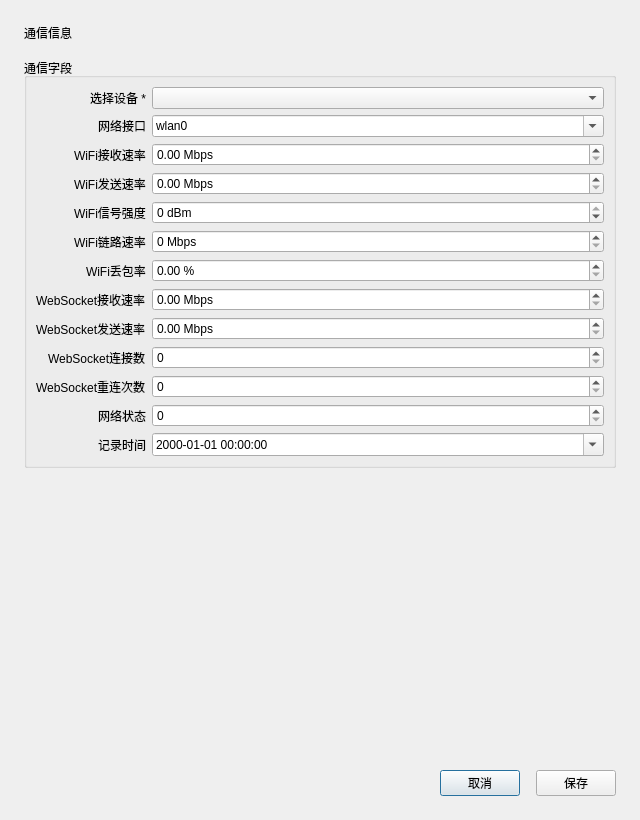
<?xml version="1.0" encoding="UTF-8"?>
<ui version="4.0">
 <class>CommunicationDialog</class>
 <widget class="QDialog" name="CommunicationDialog">
  <property name="geometry"><rect><x>0</x><y>0</y><width>640</width><height>820</height></rect></property>
  <property name="minimumSize"><size><width>560</width><height>680</height></size></property>
  <property name="windowTitle"><string>通信信息</string></property>
  <property name="modal"><bool>true</bool></property>
  <layout class="QVBoxLayout" name="mainLayout">
   <property name="spacing"><number>16</number></property>
   <property name="leftMargin"><number>24</number></property>
   <property name="topMargin"><number>24</number></property>
   <property name="rightMargin"><number>24</number></property>
   <property name="bottomMargin"><number>24</number></property>
   <item><widget class="QLabel" name="titleLabel"><property name="text"><string>通信信息</string></property><property name="objectName"><string notr="true">titleLabel</string></property></widget></item>
   <item>
    <widget class="QGroupBox" name="groupBox">
     <property name="title"><string>通信字段</string></property>
     <layout class="QFormLayout" name="formLayout">
      <property name="labelAlignment"><set>Qt::AlignRight|Qt::AlignTrailing|Qt::AlignVCenter</set></property>
      <item row="0" column="0"><widget class="QLabel" name="labelDevice"><property name="text"><string>选择设备 *</string></property></widget></item>
      <item row="0" column="1"><widget class="QComboBox" name="deviceCombo"/></item>
      <item row="1" column="0"><widget class="QLabel" name="labelIface"><property name="text"><string>网络接口</string></property></widget></item>
      <item row="1" column="1"><widget class="QComboBox" name="ifaceCombo"><property name="editable"><bool>true</bool></property><item><property name="text"><string>wlan0</string></property></item><item><property name="text"><string>eth0</string></property></item><item><property name="text"><string>docker0</string></property></item></widget></item>
      <item row="2" column="0"><widget class="QLabel" name="labelWifiRx"><property name="text"><string>WiFi接收速率</string></property></widget></item>
      <item row="2" column="1"><widget class="QDoubleSpinBox" name="wifiRxSpin"><property name="decimals"><number>2</number></property><property name="maximum"><double>100000.000000000000000</double></property><property name="suffix"><string> Mbps</string></property></widget></item>
      <item row="3" column="0"><widget class="QLabel" name="labelWifiTx"><property name="text"><string>WiFi发送速率</string></property></widget></item>
      <item row="3" column="1"><widget class="QDoubleSpinBox" name="wifiTxSpin"><property name="decimals"><number>2</number></property><property name="maximum"><double>100000.000000000000000</double></property><property name="suffix"><string> Mbps</string></property></widget></item>
      <item row="4" column="0"><widget class="QLabel" name="labelRssi"><property name="text"><string>WiFi信号强度</string></property></widget></item>
      <item row="4" column="1"><widget class="QSpinBox" name="wifiRssiSpin"><property name="minimum"><number>-200</number></property><property name="maximum"><number>0</number></property><property name="suffix"><string> dBm</string></property></widget></item>
      <item row="5" column="0"><widget class="QLabel" name="labelLink"><property name="text"><string>WiFi链路速率</string></property></widget></item>
      <item row="5" column="1"><widget class="QSpinBox" name="wifiLinkSpin"><property name="maximum"><number>100000</number></property><property name="suffix"><string> Mbps</string></property></widget></item>
      <item row="6" column="0"><widget class="QLabel" name="labelLoss"><property name="text"><string>WiFi丢包率</string></property></widget></item>
      <item row="6" column="1"><widget class="QDoubleSpinBox" name="wifiLossSpin"><property name="decimals"><number>2</number></property><property name="maximum"><double>100.000000000000000</double></property><property name="suffix"><string> %</string></property></widget></item>
      <item row="7" column="0"><widget class="QLabel" name="labelWsRx"><property name="text"><string>WebSocket接收速率</string></property></widget></item>
      <item row="7" column="1"><widget class="QDoubleSpinBox" name="wsRxSpin"><property name="decimals"><number>2</number></property><property name="maximum"><double>100000.000000000000000</double></property><property name="suffix"><string> Mbps</string></property></widget></item>
      <item row="8" column="0"><widget class="QLabel" name="labelWsTx"><property name="text"><string>WebSocket发送速率</string></property></widget></item>
      <item row="8" column="1"><widget class="QDoubleSpinBox" name="wsTxSpin"><property name="decimals"><number>2</number></property><property name="maximum"><double>100000.000000000000000</double></property><property name="suffix"><string> Mbps</string></property></widget></item>
      <item row="9" column="0"><widget class="QLabel" name="labelConn"><property name="text"><string>WebSocket连接数</string></property></widget></item>
      <item row="9" column="1"><widget class="QSpinBox" name="wsConnSpin"><property name="maximum"><number>100000</number></property></widget></item>
      <item row="10" column="0"><widget class="QLabel" name="labelReconn"><property name="text"><string>WebSocket重连次数</string></property></widget></item>
      <item row="10" column="1"><widget class="QSpinBox" name="wsReconnectSpin"><property name="maximum"><number>1000000</number></property></widget></item>
      <item row="11" column="0"><widget class="QLabel" name="labelStatus"><property name="text"><string>网络状态</string></property></widget></item>
      <item row="11" column="1"><widget class="QSpinBox" name="netStatusSpin"><property name="maximum"><number>1</number></property></widget></item>
      <item row="12" column="0"><widget class="QLabel" name="labelTime"><property name="text"><string>记录时间</string></property></widget></item>
      <item row="12" column="1"><widget class="QDateTimeEdit" name="timestampEdit"><property name="calendarPopup"><bool>true</bool></property><property name="displayFormat"><string>yyyy-MM-dd HH:mm:ss</string></property></widget></item>
     </layout>
    </widget>
   </item>
   <item><spacer name="verticalSpacer"><property name="orientation"><enum>Qt::Vertical</enum></property><property name="sizeHint" stdset="0"><size><width>20</width><height>40</height></size></property></spacer></item>
   <item><layout class="QHBoxLayout" name="buttonLayout"><item><spacer name="horizontalSpacer"><property name="orientation"><enum>Qt::Horizontal</enum></property><property name="sizeHint" stdset="0"><size><width>40</width><height>20</height></size></property></spacer></item><item><widget class="QPushButton" name="cancelBtn"><property name="text"><string>取消</string></property></widget></item><item><widget class="QPushButton" name="saveBtn"><property name="text"><string>保存</string></property></widget></item></layout></item>
  </layout>
 </widget>
 <resources/>
 <connections>
  <connection><sender>cancelBtn</sender><signal>clicked()</signal><receiver>CommunicationDialog</receiver><slot>reject()</slot></connection>
 </connections>
</ui>
